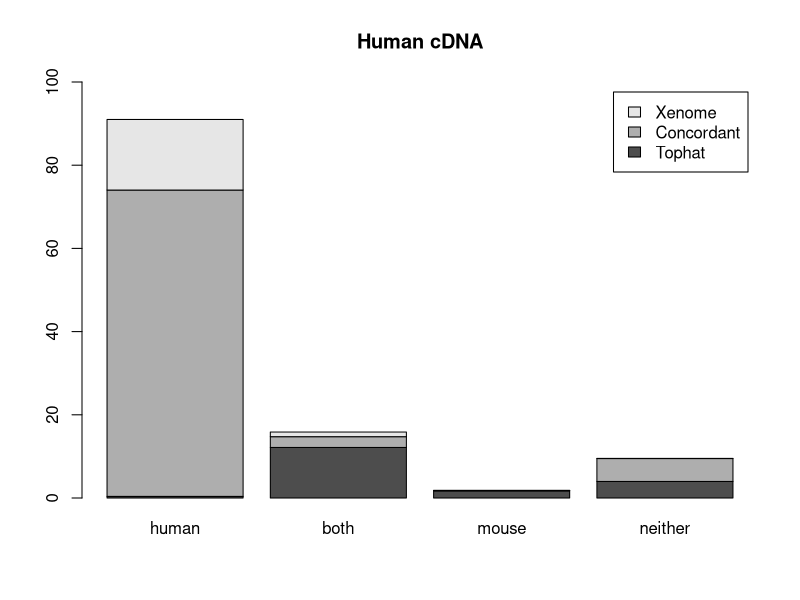
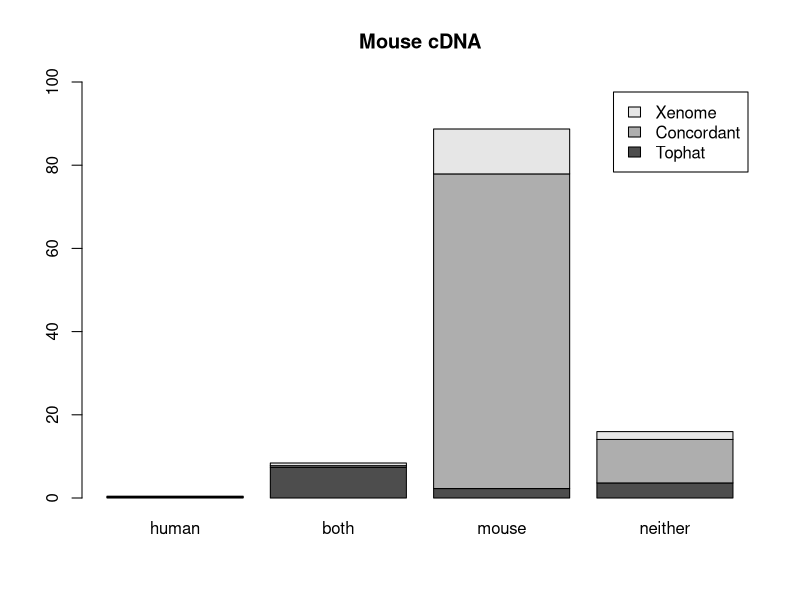
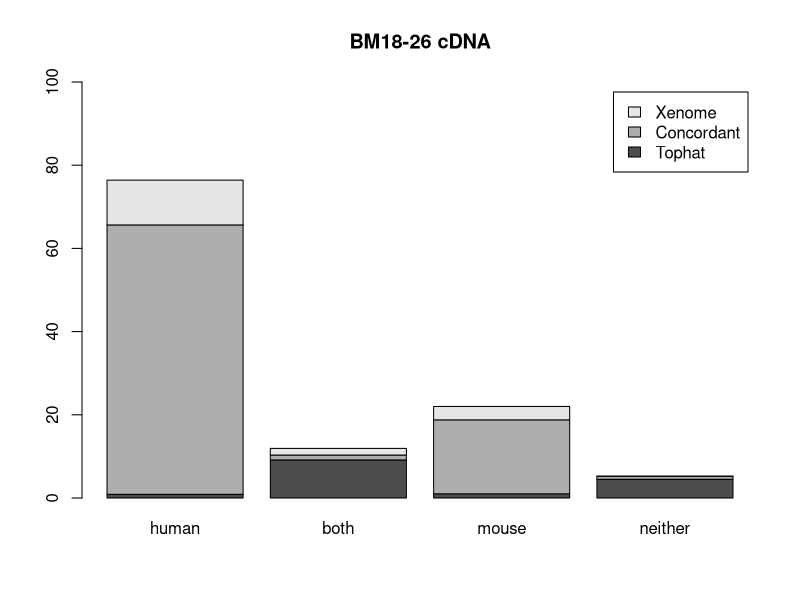
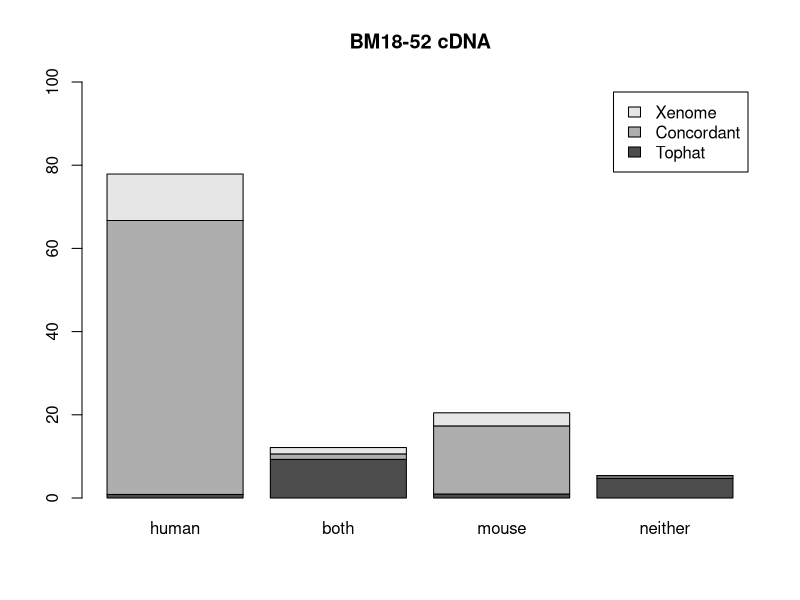

Recreate these plots in R, in order.
h.cm = c(73.65, 2.59, 0.03, 5.50)
h.th = c(74.03, 14.74, 1.76, 9.48)
h.xe = c(90.61, 3.71, 0.12, 5.55)
h.d = data.frame(Tophat=(h.th - h.cm), Concordant=h.cm, Xenome=(h.xe - h.cm))
h.m = as.matrix(h.d)
pdf('human.pdf')
barplot(t(h.m), legend=TRUE, names.arg=c(c('human','both','mouse','neither')), ylim=c(0,100), main='Human cDNA')
dev.off()


m.cm = c(0.03, 0.38, 75.63, 10.46)
m.th = c(0.24, 7.78, 77.91, 14.08)
m.xe = c(0.23, 1.01, 86.42, 12.34)
m.d = data.frame(Tophat=(m.th - m.cm), Concordant=m.cm, Xenome=(m.xe - m.cm))
m.m = as.matrix(m.d)
pdf('mouse.pdf')
barplot(t(m.m), legend=TRUE, names.arg=c(c('human','both','mouse','neither')), ylim=c(0,100), main='Mouse cDNA')
dev.off()

x.cm = c(64.76, 1.18, 17.77, 0.73)
x.th = c(65.65, 10.33, 18.79, 5.23)
x.xe = c(75.52, 2.77, 20.98, 0.74)
x.d = data.frame(Tophat=(x.th - x.cm), Concordant=x.cm, Xenome=(x.xe - x.cm))
x.m = as.matrix(x.d)
pdf('bm18-26.pdf')
barplot(t(x.m), legend=TRUE, names.arg=c(c('human','both','mouse','neither')), ylim=c(0,100), main='BM18-26 cDNA')
dev.off()

x.cm = c(65.85, 1.32, 16.36, 0.61)
x.th = c(66.71, 10.60, 17.33, 5.37)
x.xe = c(77.02, 2.85, 19.51, 0.62)
x.d = data.frame(Tophat=(x.th - x.cm), Concordant=x.cm, Xenome=(x.xe - x.cm))
x.m = as.matrix(x.d)
pdf('bm18-52.pdf')
barplot(t(x.m), legend=TRUE, names.arg=c(c('human','both','mouse','neither')), ylim=c(0,100), main='BM18-52 cDNA')
dev.off()

